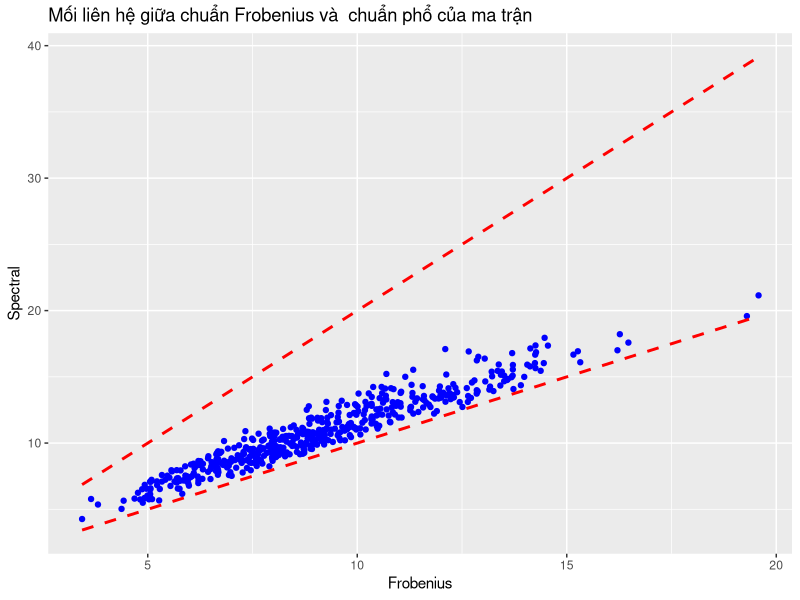

Recreate this plot in R.
# EX3
library("ggplot2")

generate_matrix <- function(m, n, rank) {
  mat_u <- matrix(rnorm(m * rank), nrow = m, ncol = rank)
  mat_v <- matrix(rnorm(rank * n), nrow = rank, ncol = n)
  
  final_mat <- mat_u %*% mat_v
  return(final_mat)
}

frob_norm <- function(A) {
  res <- sqrt(sum(A^2))
  return(res)
}

spec_norm <- function(A) {
  res <- sqrt(max(eigen(t(A) %*% A)$values))
  return(res)
}

d1 <- function(x) x
d2 <- function(x) 2*x

num_rows = 5
num_cols = 6
rank = 4
iterations = 500

frobenius <- c()
spectral <- c()

for (i in 1:iterations) {
  mat_a <- generate_matrix(num_rows, num_cols, rank)
  frobenius <- c(frobenius, frob_norm(mat_a))
  spectral <- c(spectral, spec_norm(mat_a))
}

df <- data.frame(spectral = spectral, frobenius = frobenius)
plot <- ggplot(df, aes(x = spectral, frobenius)) + 
                labs (
                  title = "Mối liên hệ giữa chuẩn Frobenius và  chuẩn phổ của ma trận",
                  x = "Frobenius",
                  y = "Spectral"
                ) +
                geom_point(color = "blue") + 
                stat_function(fun = d1, linetype = "dashed", color = "red", size = 1) + 
                stat_function(fun = d2, linetype = "dashed", color = "red", size = 1)

print(plot)